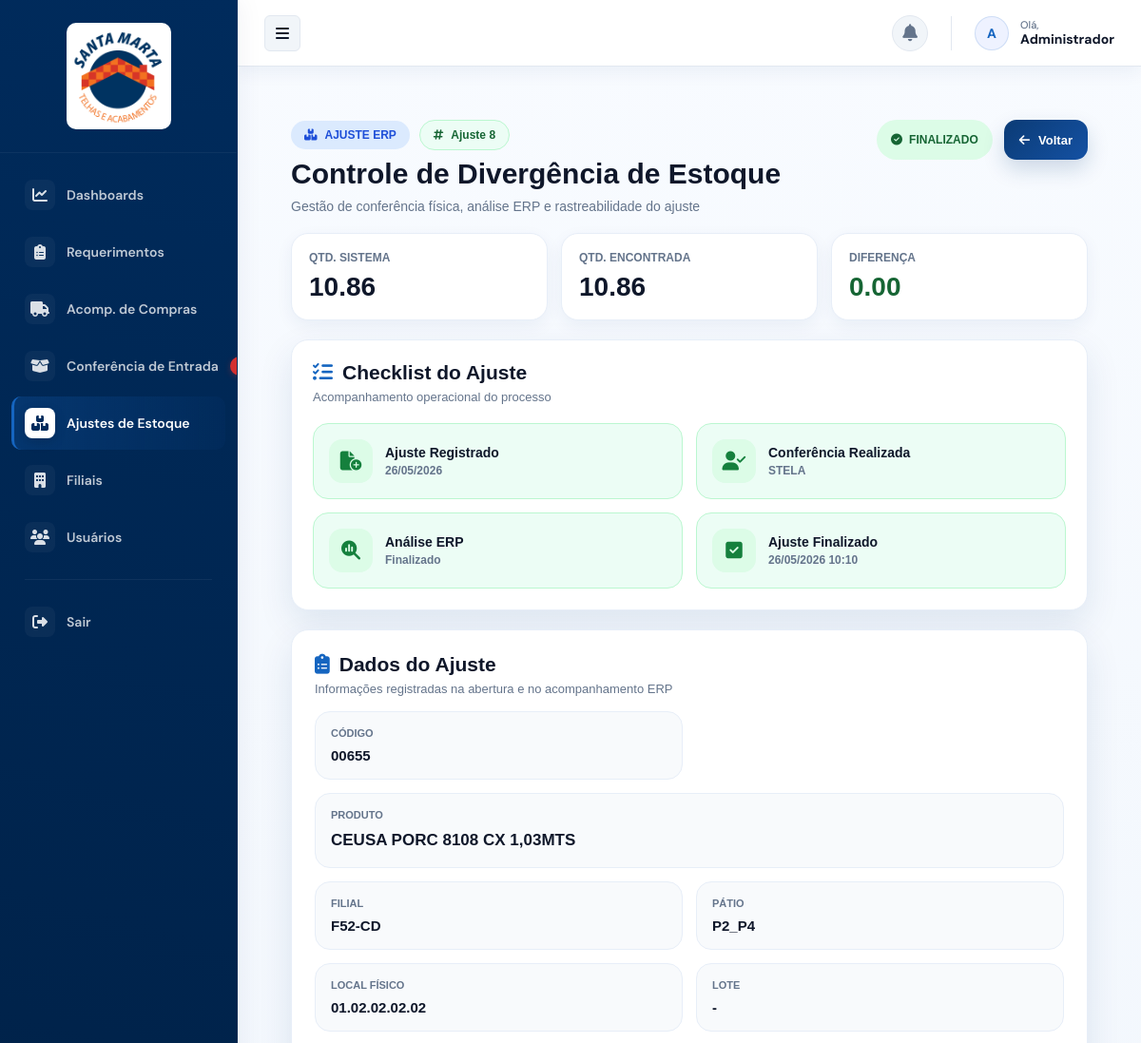
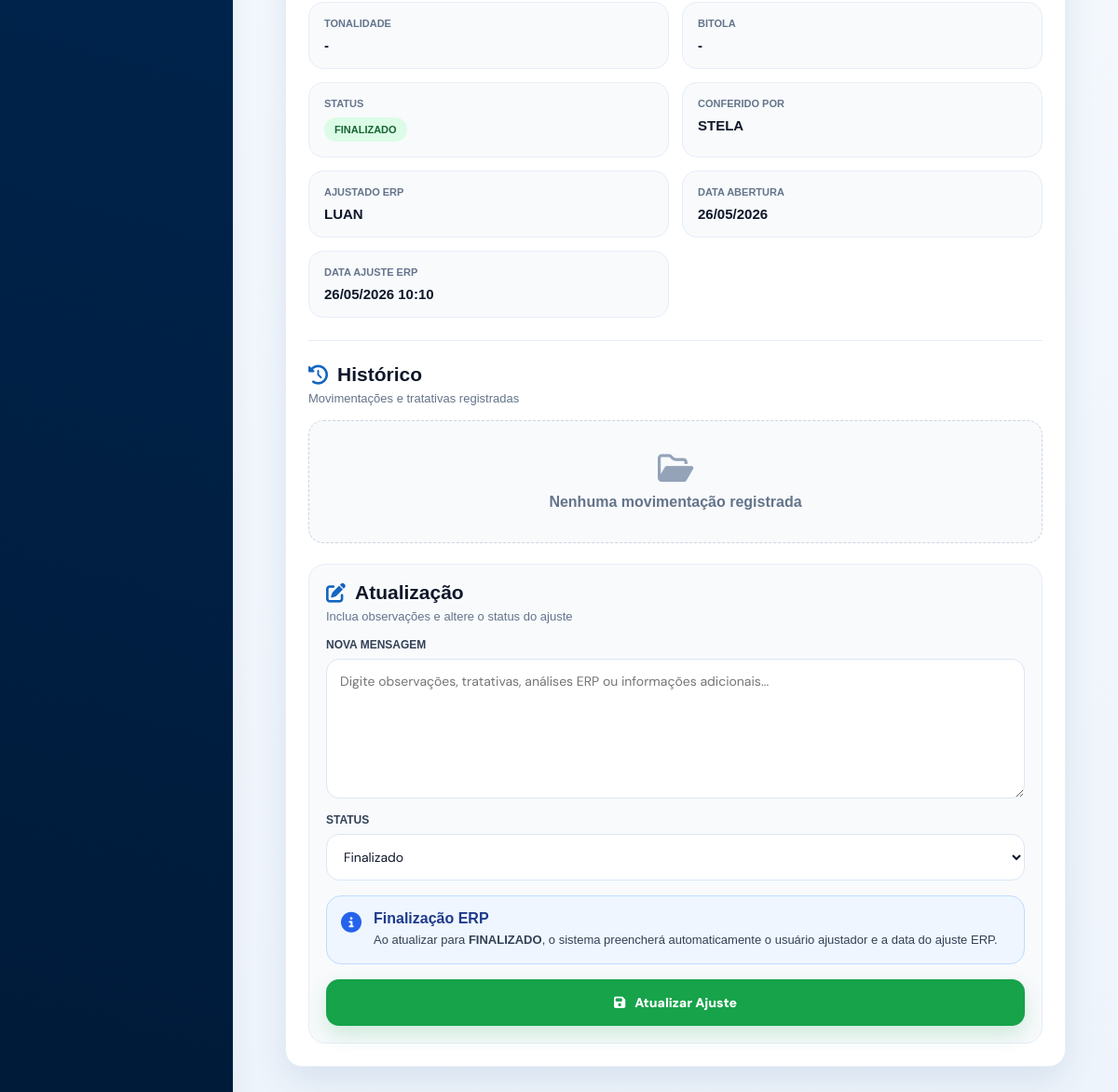
Page /furo/8 (signed in) on the committed database (2 pictures, top to bottom).
### tables this page shows
CREATE TABLE "furo_estoque" (
	"id"	INTEGER,
	"chamado_id"	INTEGER,
	"codpro"	TEXT,
	"descricao"	TEXT,
	"quantidade"	INTEGER,
	"valor_unitario"	REAL,
	"valor_total"	REAL,
	"tecnico_id"	TEXT,
	"comprador_id"	INTEGER,
	"produto"	TEXT,
	"qtde_encontrada"	REAL,
	"qtde_sistema"	REAL,
	"data_furo"	TEXT,
	"mensagens"	TEXT,
	"titulo"	TEXT,
	"anexo"	TEXT,
	"status"	TEXT DEFAULT 'Aberto',
	"criado_por"	INTEGER,
	"usuario_id"	INTEGER,
	"usuario_nome"	TEXT,
	"status_visual"	TEXT,
	"conferido_por"	INTEGER,
	"ajustado_por"	INTEGER,
	"local_fisico"	TEXT,
	"status_erp"	TEXT DEFAULT 'PENDENTE',
	"diferenca"	REAL DEFAULT 0,
	"filial"	TEXT,
	"patio"	TEXT,
	"data_ajuste_erp"	TEXT,
	"lote"	TEXT,
	"tonalidade"	TEXT,
	"bitola"	TEXT,
	PRIMARY KEY("id" AUTOINCREMENT)
);

CREATE TABLE usuarios (
        id INTEGER PRIMARY KEY AUTOINCREMENT,
        nome TEXT NOT NULL,
        usuario TEXT UNIQUE,
        email TEXT UNIQUE,
        senha TEXT NOT NULL,
        tipo TEXT NOT NULL DEFAULT 'usuario',
        filial_id INTEGER
    );

### app.py (the view, shortened to what this page needs)
@app.route("/furo/<int:furo_id>", methods=["GET", "POST"], endpoint="ver_furo")
@login_required
def ver_furo(furo_id):
    conn = get_db_connection()
    row = conn.execute("""

        SELECT
            f.*,
            uc.nome AS conferido_por_nome,
            ua.nome AS ajustado_por_nome

        FROM furo_estoque f

        LEFT JOIN usuarios uc
            ON uc.id = f.conferido_por

        LEFT JOIN usuarios ua
            ON ua.id = f.ajustado_por

        WHERE f.id = ?

    """, (
        furo_id,
    )).fetchone()
    furo = dict(row)
    if not furo.get("status"):
        furo["status"] = "ABERTO"
    try:
        mensagens = json.loads(
            furo.get("mensagens") or "[]"
        )
    except:
        mensagens = []
    data_erp_fmt = "-"
    if furo.get("data_ajuste_erp"):
        try:
            dt = datetime.fromisoformat(
                str(furo["data_ajuste_erp"])
            )
            data_erp_fmt = dt.strftime(
                "%d/%m/%Y %H:%M"
            )
        except:
            data_erp_fmt = furo["data_ajuste_erp"]
    furo["data_ajuste_erp_fmt"] = data_erp_fmt
    data_furo_fmt = "-"
    if furo.get("data_furo"):
        try:
            dt = datetime.fromisoformat(
                str(furo["data_furo"])
            )
            data_furo_fmt = dt.strftime(
                "%d/%m/%Y"
            )
        except:
            data_furo_fmt = furo["data_furo"]
    furo["data_furo_fmt"] = data_furo_fmt
    furo["mensagens"] = mensagens
    furo["conferido_por_nome"] = (
        furo.get("conferido_por_nome")
        or "-"
    )
    furo["ajustado_por_nome"] = (
        furo.get("ajustado_por_nome")
        or "-"
    )
    conn.close()
    return render_template(
        "ver_furo.html",
        furo=furo
    )

### app.py (called while the page is built, shortened)
@app.context_processor
def inject_now():
    return {"now": lambda: datetime.now(pytz.UTC), "year": datetime.now(pytz.UTC).year}

def get_db_connection():
    conn = sqlite3.connect(DB_PATH)
    conn.row_factory = sqlite3.Row
    return conn

def login_required(f):
    @wraps(f)
    def decorated(*args, **kwargs):
        return f(*args, **kwargs)
    return decorated

def csrf_token():
    token = session.get("_csrf_token")
    if not token:
        token = secrets.token_urlsafe(32)
        session["_csrf_token"] = token
    return token

@app.context_processor
def inject_security_helpers():
    return {"csrf_token": csrf_token, "static_version": "20260527-v2"}

@app.before_request
def enforce_csrf_protection():
    if request.method in ("GET", "HEAD", "OPTIONS"):
        return None

@app.after_request
def add_security_headers(response):
    response.headers.setdefault("X-Content-Type-Options", "nosniff")
    response.headers.setdefault("X-Frame-Options", "SAMEORIGIN")
    response.headers.setdefault("Referrer-Policy", "strict-origin-when-cross-origin")
    response.headers.setdefault("Permissions-Policy", "geolocation=(), microphone=(), camera=()")
    response.headers.setdefault("Cache-Control", "no-store" if session.get("user_id") else "no-cache")
    return response

### templates/ver_furo.html (shortened to what this page needs)
{% extends 'layout.html' %}
{% block content %}
{% set status_atual = furo.status or 'ABERTO' %}
{% set qtde_sistema = furo.qtde_sistema|float %}
{% set qtde_encontrada = furo.qtde_encontrada|float %}
{% set dif = qtde_encontrada - qtde_sistema %}
{% set codigo_produto = furo.codpro or furo.codigo or furo.codigo_produto or '-' %}
<div class="page">
    <div class="header">
        <div class="header-left">
            <div class="header-badges">
                <div class="badge-page">
                    <i class="fa-solid fa-boxes-stacked"></i>
                    AJUSTE ERP
                </div>
                <div class="badge-id">
                    <i class="fa-solid fa-hashtag"></i>
                    Ajuste {{ furo.id }}
                </div>
            </div>
            <h1>
                Controle de Divergência de Estoque
            </h1>
            <p>
                Gestão de conferência física, análise ERP e rastreabilidade do ajuste
            </p>
        </div>
        <div class="header-right">
            <div class="status-pill {{ status_atual|lower|replace(' ', '-') }}">
                {% if status_atual == 'ABERTO' %}
                    <i class="fa-solid fa-clock"></i>
                    Aberto
                {% elif status_atual == 'EM ANALISE' %}
                    <i class="fa-solid fa-spinner"></i>
                    Em Análise
                {% else %}
                    <i class="fa-solid fa-circle-check"></i>
                    Finalizado
                {% endif %}
            </div>
            <a href="{{ url_for('furo_estoque') }}" class="btn-back">
                <i class="fa-solid fa-arrow-left"></i>
                Voltar
            </a>
        </div>
    </div>
    <div class="summary-grid">
        <div class="summary-card">
            <span>Qtd. Sistema</span>
            <strong>{{ "%.2f"|format(qtde_sistema) }}</strong>
        </div>
        <div class="summary-card">
            <span>Qtd. Encontrada</span>
            <strong>{{ "%.2f"|format(qtde_encontrada) }}</strong>
        </div>
        <div class="summary-card diff-card">
            <span>Diferença</span>
            <strong class="{% if dif == 0 %}ok{% elif dif > 0 %}up{% else %}down{% endif %}">
                {% if dif > 0 %}+{% endif %}{{ "%.2f"|format(dif) }}
            </strong>
        </div>
    </div>
    <div class="checklist-card">
        <div class="section-head">
            <div>
                <h3>
                    <i class="fa-solid fa-list-check"></i>
                    Checklist do Ajuste
                </h3>
                <p>
                    Acompanhamento operacional do processo
                </p>
            </div>
        </div>
        <div class="check-grid">
            <div class="check-item done">
                <div class="check-icon">
                    <i class="fa-solid fa-file-circle-plus"></i>
                </div>
                <div>
                    <strong>Ajuste Registrado</strong>
                    <span>{{ furo.data_furo_fmt or '-' }}</span>
                </div>
            </div>
            <div class="check-item {% if furo.conferido_por_nome and furo.conferido_por_nome != '-' %}done{% endif %}">
                <div class="check-icon">
                    <i class="fa-solid fa-user-check"></i>
                </div>
                <div>
                    <strong>Conferência Realizada</strong>
                    <span>{{ furo.conferido_por_nome or '-' }}</span>
                </div>
            </div>
            <div class="check-item {% if status_atual == 'EM ANALISE' or status_atual == 'FINALIZADO' %}done{% endif %}">
                <div class="check-icon">
                    <i class="fa-solid fa-magnifying-glass-chart"></i>
                </div>
                <div>
                    <strong>Análise ERP</strong>
                    <span>
                        {% if status_atual == 'FINALIZADO' %}
                            Finalizado
                        {% elif status_atual == 'EM ANALISE' %}
                            Em andamento
                        {% else %}
                            Pendente
                        {% endif %}
                    </span>
                </div>
            </div>
            <div class="check-item {% if status_atual == 'FINALIZADO' %}done{% endif %}">
                <div class="check-icon">
                    <i class="fa-solid fa-square-check"></i>
                </div>
                <div>
                    <strong>Ajuste Finalizado</strong>
                    <span>{{ furo.data_ajuste_erp_fmt or 'Pendente' }}</span>
                </div>
            </div>
        </div>
    </div>
    <div class="card">
        <div class="section-head compact">
            <div>
                <h3>
                    <i class="fa-solid fa-clipboard-list"></i>
                    Dados do Ajuste
                </h3>
                <p>
                    Informações registradas na abertura e no acompanhamento ERP
                </p>
            </div>
        </div>
        <div class="grid">
            <div class="box">
                <span>Código</span>
                <strong>{{ codigo_produto }}</strong>
            </div>
            <div class="box full">
                <span>Produto</span>
                <strong class="product">
                    {{ furo.descricao or '-' }}
                </strong>
            </div>
            <div class="box">
                <span>Filial</span>
                <strong>{{ furo.filial or '-' }}</strong>
            </div>
            <div class="box">
                <span>Pátio</span>
                <strong>{{ furo.patio or '-' }}</strong>
            </div>
            <div class="box">
                <span>Local Físico</span>
                <strong>{{ furo.local_fisico or '-' }}</strong>
            </div>
            <div class="box">
                <span>Lote</span>
                <strong>{{ furo.lote or '-' }}</strong>
            </div>
            <div class="box">
                <span>Tonalidade</span>
                <strong>{{ furo.tonalidade or '-' }}</strong>
            </div>
            <div class="box">
                <span>Bitola</span>
                <strong>{{ furo.bitola or '-' }}</strong>
            </div>
            <div class="box">
                <span>Status</span>
                <strong class="status {{ status_atual|lower|replace(' ', '-') }}">
                    {{ status_atual }}
                </strong>
            </div>
            <div class="box">
                <span>Conferido Por</span>
                <strong>{{ furo.conferido_por_nome or '-' }}</strong>
            </div>
            <div class="box">
                <span>Ajustado ERP</span>
                <strong>{{ furo.ajustado_por_nome or '-' }}</strong>
            </div>
            <div class="box">
                <span>Data Abertura</span>
                <strong>{{ furo.data_furo_fmt or '-' }}</strong>
            </div>
            <div class="box">
                <span>Data Ajuste ERP</span>
                <strong>{{ furo.data_ajuste_erp_fmt or '-' }}</strong>
            </div>
        </div>
        <div class="content-split">
            <div class="messages">
                <div class="section-head compact">
                    <div>
                        <h3>
                            <i class="fa-solid fa-clock-rotate-left"></i>
                            Histórico
                        </h3>
                        <p>
                            Movimentações e tratativas registradas
                        </p>
                    </div>
                </div>
                {% if furo.mensagens %}
                    <div class="timeline">
                        {% for m in furo.mensagens %}
                            <div class="msg">
                                <div class="avatar">
                                    {{ (m.usuario or 'U')[0] }}
                                </div>
                                <div class="msg-content">
                                    <div class="msg-top">
                                        <b>{{ m.usuario or 'Usuário' }}</b>
                                        <small>{{ m.datahora }}</small>
                                    </div>
                                    <p>{{ m.texto }}</p>
                                </div>
                            </div>
                        {% endfor %}
                    </div>
                {% else %}
                    <div class="empty">
                        <i class="fa-regular fa-folder-open"></i>
                        <span>Nenhuma movimentação registrada</span>
                    </div>
                {% endif %}
            </div>
            <div class="form-card">
                <div class="section-head compact">
                    <div>
                        <h3>
                            <i class="fa-solid fa-pen-to-square"></i>
                            Atualização
                        </h3>
                        <p>
                            Inclua observações e altere o status do ajuste
                        </p>
                    </div>
                </div>
                <form method="POST" class="form">
                    <div class="form-group">
                        <label>
                            Nova Mensagem
                        </label>
                        <textarea
                            name="mensagens"
                            placeholder="Digite observações, tratativas, análises ERP ou informações adicionais..."
                        ></textarea>
                    </div>
                    <div class="form-group">
                        <label>Status</label>
                        <select name="status" id="status">
                            <option value="FINALIZADO" {% if status_atual == 'FINALIZADO' %}selected{% endif %}>
                                Finalizado
                            </option>
                        </select>
                    </div>
                    <div class="alert-finalizar" id="alertFinalizar">
                        <i class="fa-solid fa-circle-info"></i>
                        <div>
                            <strong>Finalização ERP</strong>
                            <p>
                                Ao atualizar para <b>FINALIZADO</b>, o sistema preencherá automaticamente o usuário ajustador e a data do ajuste ERP.
                            </p>
                        </div>
                    </div>
                    <button type="submit" class="btn-save">
                        <i class="fa-solid fa-floppy-disk"></i>
                        Atualizar Ajuste
                    </button>
                </form>
            </div>
        </div>
    </div>
</div>
{% endblock %}

### static/style.css (style rules this page uses)
:root { --azul-escuro: #002b5c; --azul-medio: #1565C0; --laranja: #f47b20; --verde: #28a745; --vermelho: #D32F2F; --cinza: #9CA3AF; --bg: #f8fafc; --card: #ffffff; --border-color: #e2e8f0; --border-light: #f1f5f9; --text-main: #0f172a; --text-muted: #64748b; --text-white: #ffffff; --radius-sm: 6px; --radius-md: 10px; --radius-lg: 14px; --shadow-sm: 0 1px 3px rgba(15, 23, 42, 0.04); --shadow-md: 0 4px 12px -2px rgba(15, 23, 42, 0.06), 0 2px 6px -1px rgba(15, 23, 42, 0.03); --shadow-lg: 0 20px 25px -5px rgba(15, 23, 42, 0.08), 0 10px 10px -5px rgba(15, 23, 42, 0.04); --transition: all 0.2s cubic-bezier(0.4, 0, 0.2, 1); }
* { box-sizing: border-box; margin: 0; padding: 0; }
html, body { width: 100%; max-width: 100%; overflow-x: hidden; height: 100%; background-color: var(--bg); }
body { font-family: "DM Sans", system-ui, -apple-system, sans-serif; color: var(--text-main); -webkit-font-smoothing: antialiased; -moz-osx-font-smoothing: grayscale; }
input, button, select, textarea { font-family: inherit; color: inherit; }
.card { background: var(--card); padding: 24px; border-radius: var(--radius-lg); border: 1px solid var(--border-color); box-shadow: var(--shadow-sm); margin-bottom: 24px; transition: var(--transition); }

### templates/layout.html (style rules this page uses)
html,body,input,button,select,textarea { font-family:"DM Sans",system-ui,sans-serif !important; }

### rows in the picture
furo_estoque: id "8", qtde_sistema "10.86", qtde_encontrada "10.86", codpro "00655", descricao "CEUSA PORC 8108 CX 1,03MTS", filial "F52-CD", patio "P2_P4", local_fisico "01.02.02.02.02", lote "-", tonalidade "-", bitola "-", status "FINALIZADO", status "Finalizado"
usuarios: nome "STELA"
usuarios: nome "LUAN"

### other values in the picture
{{ session.get('nome', 'U')[0] | upper }} "A"
{{ session.get('nome', 'Usuário') }} "Administrador"
{{ "%.2f"|format(dif) }} "0.00"
{{ furo.data_furo_fmt or '-' }} "26/05/2026"
{{ furo.data_ajuste_erp_fmt or 'Pendente' }} "26/05/2026 10:10"
{{ furo.data_ajuste_erp_fmt or '-' }} "26/05/2026 10:10"
